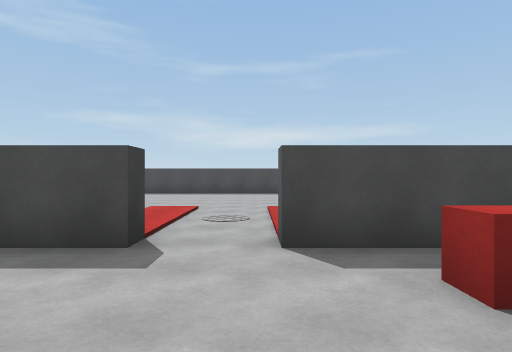
[1] (above)

20 first-person views from a walk through a scene from a Unity 3-D project. The camera is 1.4 m above the floor, looks level and sees 75° across. The floor is counted in squares, 2 m on a side. Each view is taken from the middle of a square. On the plan, view 1 faces up. The plan holds only what a view shows up to about 10 squares ahead; the rest is blank. The player character is not drawn. Surface patterns are stand-ins for the level's own textures.

[2]
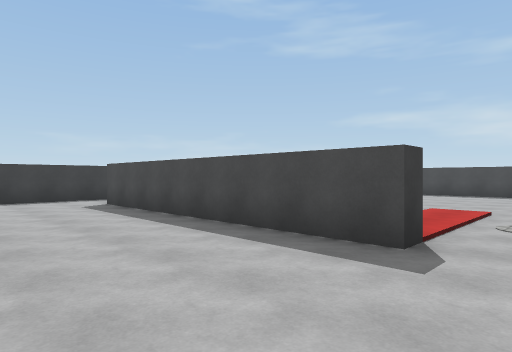

[3]
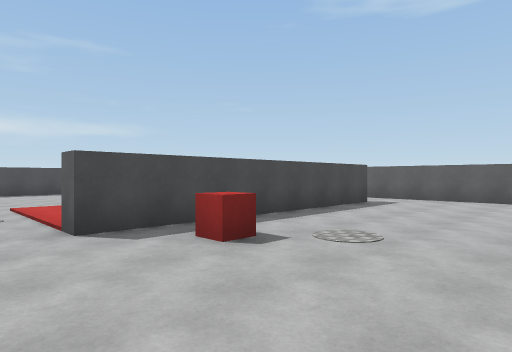

[4]
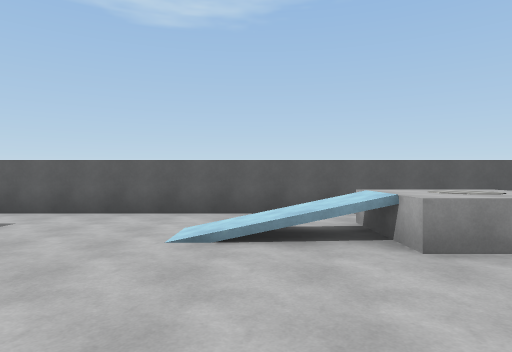

[5]
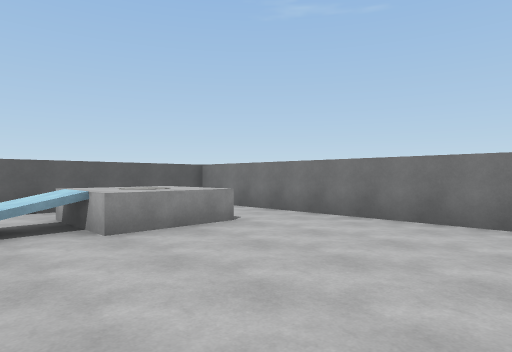

[6]
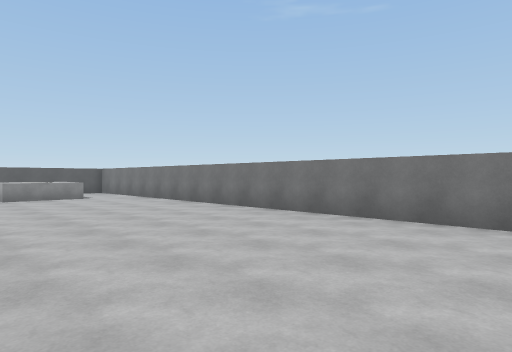

[7]
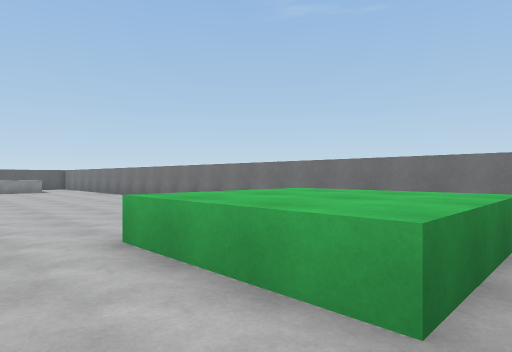

[8]
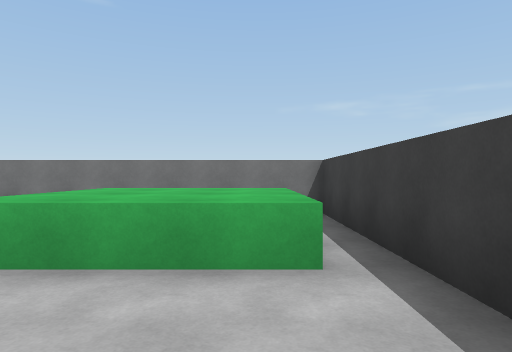

[9]
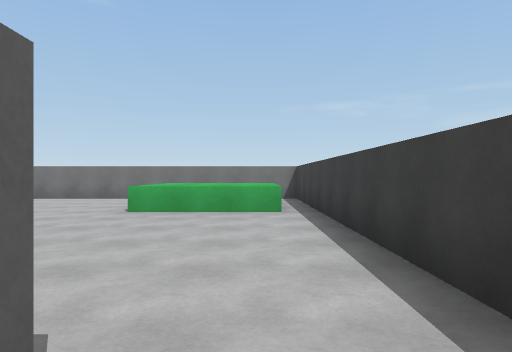

[10]
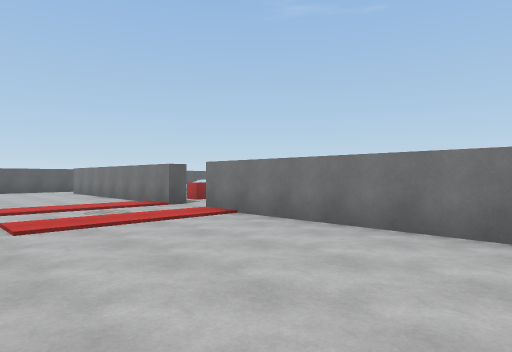

[11]
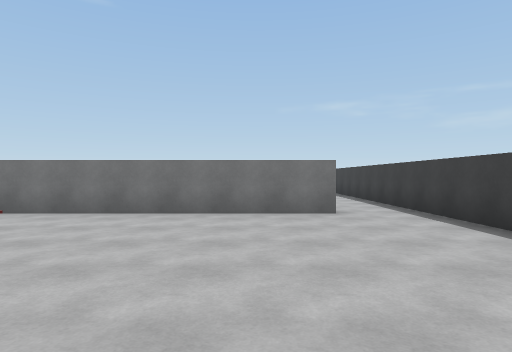

[12]
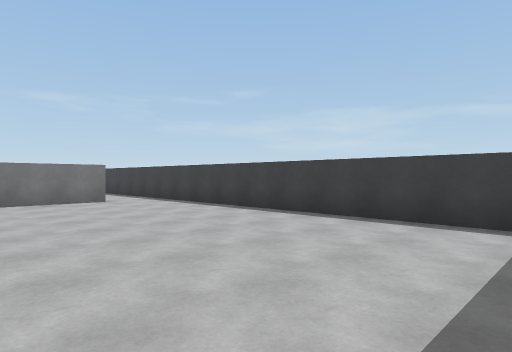

[13]
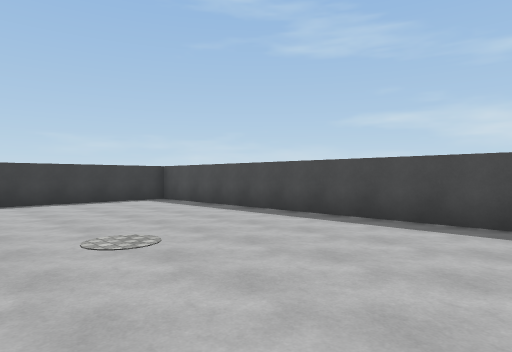

[14]
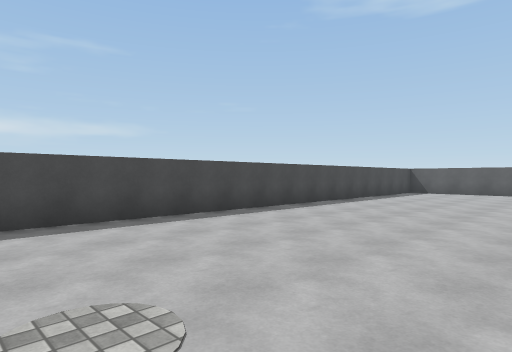

[15]
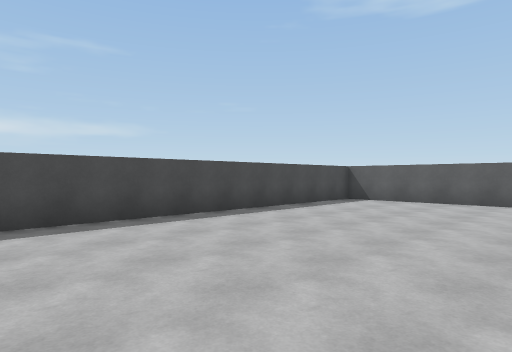

[16]
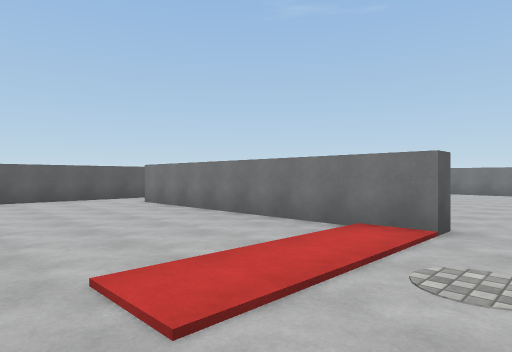

[17]
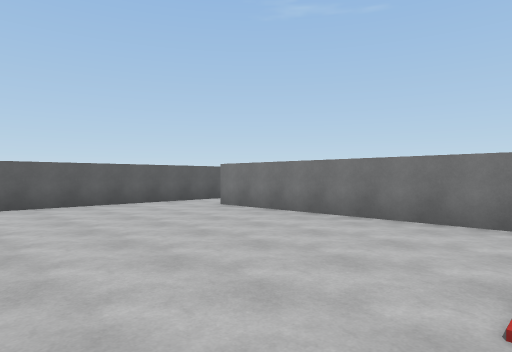

[18]
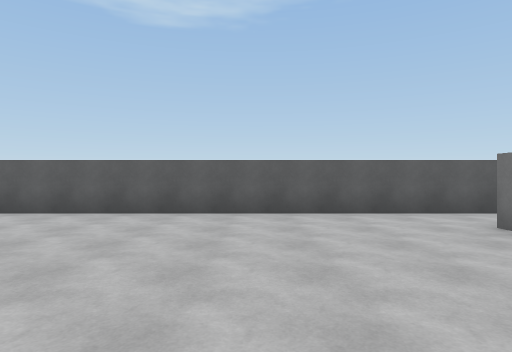

[19]
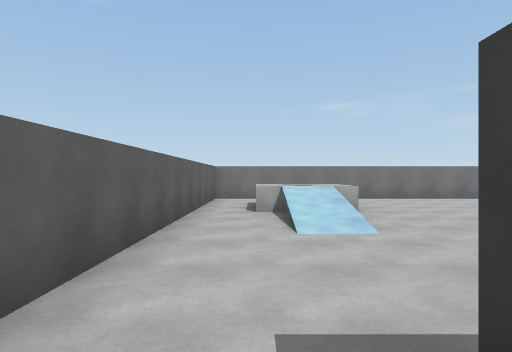

[20]
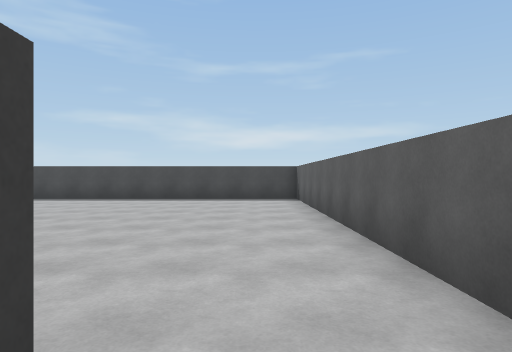

### Floor plan
Key: @ floor where view 1 was taken; # wall or solid block; . main floor; : floor 1 m higher than the main floor; / step, stairs or slope; = window, fence, low wall or low ledge; ^ raised ledge; O other object.
Columns run from 11 left of view 1 to 10 right of it. Each row starts with its distance up from view 1.
 14 ######################
 13 #....................#
 12 #....................#
 11 #....................#
 10 #....................#
  9 #....................#
  8 #....................#
  7 #....................#
  6 #....................#
  5 #....................#
  4 #....................#
  3 #..#######..#######..#
  2 #............O.......#
  1 #....................#
  0 #..... ....@.........#
 -1 #................./..#
 -2 #................./..#
 -3 #.^^^............=::.#
 -4 #.^^^............=::.#
 -5 #.^^^................#
 -6 #.    ...............#
 -7 ######################

Positions as (right, up) in squares from view 1, and headings:
1: (0, 0), facing up
2: (0, 0), facing up-left
3: (-1, -1), facing up-right
4: (3, -1), facing right
5: (2, -1), facing down-right
6: (-5, -1), facing down-right
7: (-10, -1), facing down-right
8: (-9, 0), facing down
9: (-9, 4), facing down
10: (-7, 8), facing down-right
11: (-7, 10), facing down
12: (-5, 13), facing down-left
13: (-1, 8), facing up-left
14: (-5, 8), facing up-right
15: (0, 8), facing up-right
16: (-1, 8), facing down-right
17: (1, 9), facing down-right
18: (3, 7), facing right
19: (8, 4), facing down
20: (8, 3), facing up
